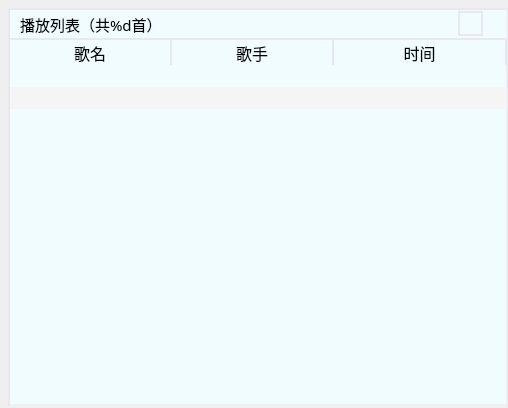
<?xml version="1.0" encoding="UTF-8"?>
<ui version="4.0">
 <class>Form</class>
 <widget class="QWidget" name="Form">
  <property name="windowModality">
   <enum>Qt::NonModal</enum>
  </property>
  <property name="geometry">
   <rect>
    <x>0</x>
    <y>0</y>
    <width>508</width>
    <height>408</height>
   </rect>
  </property>
  <property name="windowTitle">
   <string>Form</string>
  </property>
  <widget class="QWidget" name="widget" native="true">
   <property name="geometry">
    <rect>
     <x>8</x>
     <y>8</y>
     <width>500</width>
     <height>398</height>
    </rect>
   </property>
   <property name="styleSheet">
    <string notr="true">background-color:rgba(240, 252, 255,255);
border-style:solid;
	border-width:2px;
border-color:#e9e7ef</string>
   </property>
   <widget class="QTableWidget" name="listWidget">
    <property name="geometry">
     <rect>
      <x>0</x>
      <y>30</y>
      <width>501</width>
      <height>371</height>
     </rect>
    </property>
    <property name="font">
     <font>
      <family>微软雅黑 Light</family>
      <pointsize>10</pointsize>
     </font>
    </property>
    <property name="focusPolicy">
     <enum>Qt::NoFocus</enum>
    </property>
    <property name="contextMenuPolicy">
     <enum>Qt::NoContextMenu</enum>
    </property>
    <property name="styleSheet">
     <string notr="true">QTableWidget QHeaderView{border:none}
QTableWidget
{
	height:16px;
    color:rgb(112,112,112);    /*前景色：文字颜色*/
    /*gridline-color:red;   */     /*表格中的网格线条颜色*/
	border-color:#e9e7ef;
    background:rgba(240, 252, 255, 120);
    /*设置交替颜色，需要在函数属性中设置:tableWidget-&gt;setAlternatingRowColors(true)*/
    alternate-background-color: rgb(245, 245, 245);
    selection-color:black;    /*鼠标选中时前景色：文字颜色*/
    selection-background-color:lightgray;   /*鼠标选中时背景色*/ /*边框线的宽度、颜色*/
    /*border:none;*/    /*去除边界线*/
    /*border-radius:5px;*/
    /*padding:10px 10px;*/  /*表格与边框的间距*/
}

/*设置表头属性*/


QTableWidget QHeaderView::section
{background:#f0fcff;
	border:none;
border-right: 2px solid;
border-color:#e9e7ef;
height:25px;
font-size:16px;
  /*lightgray*/
    /*color:black;*/
    /*padding-left:4px;*/
    /*border:3px solid red;*/   /*表头边框线的宽度、颜色*/
    /*border:1px solid gray;*/
}</string>
    </property>
    <property name="frameShape">
     <enum>QFrame::StyledPanel</enum>
    </property>
    <property name="frameShadow">
     <enum>QFrame::Raised</enum>
    </property>
    <property name="lineWidth">
     <number>1</number>
    </property>
    <property name="horizontalScrollBarPolicy">
     <enum>Qt::ScrollBarAlwaysOff</enum>
    </property>
    <property name="editTriggers">
     <set>QAbstractItemView::NoEditTriggers</set>
    </property>
    <property name="showDropIndicator" stdset="0">
     <bool>false</bool>
    </property>
    <property name="dragDropOverwriteMode">
     <bool>false</bool>
    </property>
    <property name="alternatingRowColors">
     <bool>true</bool>
    </property>
    <property name="selectionMode">
     <enum>QAbstractItemView::SingleSelection</enum>
    </property>
    <property name="selectionBehavior">
     <enum>QAbstractItemView::SelectRows</enum>
    </property>
    <property name="showGrid">
     <bool>false</bool>
    </property>
    <property name="wordWrap">
     <bool>false</bool>
    </property>
    <property name="cornerButtonEnabled">
     <bool>false</bool>
    </property>
    <property name="rowCount">
     <number>2</number>
    </property>
    <attribute name="horizontalHeaderDefaultSectionSize">
     <number>162</number>
    </attribute>
    <attribute name="horizontalHeaderHighlightSections">
     <bool>false</bool>
    </attribute>
    <attribute name="horizontalHeaderMinimumSectionSize">
     <number>0</number>
    </attribute>
    <attribute name="horizontalHeaderStretchLastSection">
     <bool>true</bool>
    </attribute>
    <attribute name="verticalHeaderVisible">
     <bool>false</bool>
    </attribute>
    <attribute name="verticalHeaderDefaultSectionSize">
     <number>22</number>
    </attribute>
    <attribute name="verticalHeaderHighlightSections">
     <bool>false</bool>
    </attribute>
    <attribute name="verticalHeaderMinimumSectionSize">
     <number>0</number>
    </attribute>
    <row/>
    <row/>
    <column>
     <property name="text">
      <string>歌名</string>
     </property>
    </column>
    <column>
     <property name="text">
      <string>歌手</string>
     </property>
    </column>
    <column>
     <property name="text">
      <string>时间</string>
     </property>
    </column>
   </widget>
   <widget class="QLabel" name="label_3">
    <property name="geometry">
     <rect>
      <x>0</x>
      <y>0</y>
      <width>501</width>
      <height>30</height>
     </rect>
    </property>
    <property name="font">
     <font>
      <family>微软雅黑</family>
      <pointsize>11</pointsize>
     </font>
    </property>
    <property name="styleSheet">
     <string notr="true">border-bottom:none;
border-color:#e9e7ef</string>
    </property>
    <property name="text">
     <string>播放列表（共%d首）</string>
    </property>
    <property name="alignment">
     <set>Qt::AlignLeading|Qt::AlignLeft|Qt::AlignVCenter</set>
    </property>
    <property name="indent">
     <number>10</number>
    </property>
   </widget>
   <widget class="QPushButton" name="pushButton">
    <property name="geometry">
     <rect>
      <x>450</x>
      <y>3</y>
      <width>25</width>
      <height>25</height>
     </rect>
    </property>
    <property name="cursor">
     <cursorShape>PointingHandCursor</cursorShape>
    </property>
    <property name="styleSheet">
     <string notr="true">border-image: url(:/buttons/clear.png);</string>
    </property>
    <property name="text">
     <string/>
    </property>
    <property name="checkable">
     <bool>true</bool>
    </property>
   </widget>
  </widget>
  <widget class="QFrame" name="frame">
   <property name="geometry">
    <rect>
     <x>0</x>
     <y>0</y>
     <width>508</width>
     <height>408</height>
    </rect>
   </property>
   <property name="styleSheet">
    <string notr="true">QFrame { 
                              background-color: transparent;
                              border-top: 8px solid qlineargradient(y0:0, y1:1,
                                stop: 0 #ececef, stop: 1 transparent);
                              border-left: 8px solid qlineargradient(x0:0, x1:1,
                                stop: 0 #ececef, stop: 1 transparent);}
                            </string>
   </property>
   <property name="frameShape">
    <enum>QFrame::StyledPanel</enum>
   </property>
   <property name="frameShadow">
    <enum>QFrame::Raised</enum>
   </property>
   <zorder>label_3</zorder>
  </widget>
  <zorder>frame</zorder>
  <zorder>widget</zorder>
 </widget>
 <resources>
  <include location="../static/bgsrc.qrc"/>
 </resources>
 <connections/>
</ui>
